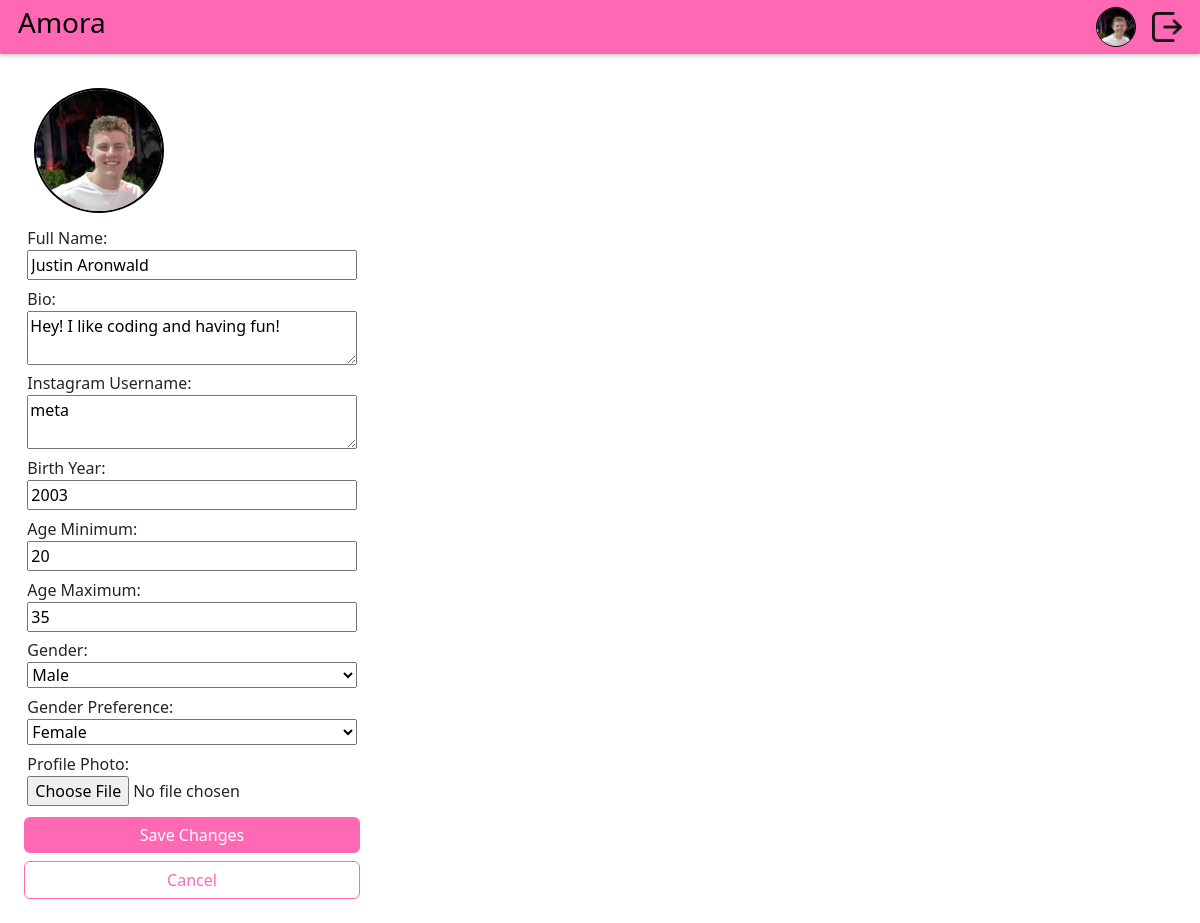
Screenshot of /editProfile (signed in) with the database file from the repository.
### DatingApp/model.py (models this page shows)
class Profile(db.Model):
    id: Mapped[int] = mapped_column(primary_key=True)
    user_id: Mapped[int] = mapped_column(ForeignKey("user.id"), unique=True)
    user: Mapped["User"] = relationship(
        back_populates="profile",
        single_parent=True,
    )
    fullname: Mapped[str] = mapped_column(String(128))
    bio: Mapped[Optional[str]] = mapped_column(Text)
    instagram_username: Mapped[Optional[str]] = mapped_column(String(64))
    birth_year: Mapped[Optional[int]] = mapped_column(Integer)
    age_minimum: Mapped[Optional[int]] = mapped_column(Integer)
    age_maximum: Mapped[Optional[int]] = mapped_column(Integer)
    gender: Mapped[Optional[str]] = mapped_column(String(16))
    genderPreference: Mapped[Optional[str]] = mapped_column(String(16))
    photo_id: Mapped[Optional[int]] = mapped_column(ForeignKey("photo.id"))
    photo: Mapped[Optional["Photo"]] = relationship(back_populates="profile")

### DatingApp/main.py (the view)
@bp.route("/editProfile", methods=["GET"])
@flask_login.login_required
def editProfile():
    return render_template("main/editProfile.html", user=flask_login.current_user)

### DatingApp/__init__.py (called while the page is built)
def create_app(test_config=None):
    app = Flask(__name__)
    app.config["SECRET_KEY"] = "93220d9b340cf9a6c39bac99cce7daf220167498f91fa"
    app.config["SQLALCHEMY_DATABASE_URI"] = "sqlite:///DatingApp.db"
    login_manager = LoginManager()
    login_manager.login_view = 'auth.login'
    login_manager.init_app(app)
    from . import model
    @login_manager.user_loader
    def load_user(user_id):
        return db.session.get(model.User, int(user_id))
    db.init_app(app)
    from . import main
    from . import auth
    app.register_blueprint(main.bp)
    app.register_blueprint(auth.bp)
    return app

### DatingApp/templates/main/editProfile.html (shortened to what this page needs)
{% extends 'base.html' %}
{% block content %}
<form method="post" action="/editProfile" enctype="multipart/form-data">
    <div class="editProfileContainer">
        <div class="pfp">
            {% if user.profile.photo %}
                <img src="{{ url_for('static', filename='photos/photo-' ~ user.profile.photo.id ~ '.' ~ user.profile.photo.file_extension) }}" alt="Profile photo">
            {% else %}
                <img src="{{ url_for('static', filename='photos/defaultPfp.jpg') }}" alt="Default profile photo">
            {% endif %}
        </div>
        <div class="editProfileElement">
            <label for="name">Full Name:</label>
            <input type="text" id="name" name="name" value="{{ user.profile.fullname }}" required>
        </div>
        <div class="editProfileElement">
            <label for="bio">Bio:</label>
            <textarea id="bio" placeholder="Hi, my name is..." name="bio">{{ user.profile.bio }}</textarea>
        </div>
        <div class="editProfileElement">
            <label for="ig">Instagram Username:</label>
            <textarea id = "ig" placeholder="john_snow" name="ig">{{ user.profile.instagram_username }}</textarea>
        </div>
        <div class="editProfileElement">
            <label for="birth_year">Birth Year:</label>
            <input type="number" id="birth_year" name="birth_year" min="1924" max="2024" placeholder="e.g, 1990" value="{{ user.profile.birth_year }}" required>
        </div>
        <div class="editProfileElement">
            <label for="age_minimum">Age Minimum:</label>
            <input type="number" id="age_minimum" name="age_minimum" min="18" max="100" value="{{ user.profile.age_minimum }}" required>
        </div>
        <div class="editProfileElement">
            <label for="age_maximum">Age Maximum:</label>
            <input type="number" id="age_maximum" name="age_maximum" min="18" max="100" value="{{ user.profile.age_maximum }}" required>
        </div>
        <div class="editProfileElement">
            <label for="gender">Gender:</label>
            <select id="gender" name="gender" required>
                <option value="male" {% if user.profile.gender == 'male' %}selected{% endif %}>Male</option>
            </select>
        </div>
        <div class="editProfileElement">
            <label for="genderPreference">Gender Preference:</label>
            <select id="genderPreference" name="genderPreference" required>
                <option value="female" {% if user.profile.genderPreference == 'female' %}selected{% endif %}>Female</option>
            </select>
        </div>
        <div class="editProfileElement">
            <label for="photo_id">Profile Photo:</label>
            <input type="file" id="photo_id" name="photo_id" accept="image/jpeg,image/png">
        </div>
        <button type="submit" class="btn btn-success mt-2" style="background-color: #ff69b4; border: none; width: 100%" >Save Changes</button>
        <a href="{{ url_for('main.profile', user_id=current_user.id) }}" id="saveChangesBtn" class="btn btn-outline-primary mt-2" style="border-color: #ff69b4; width: 100%" role="button">Cancel</a>
    </div>
</form>
{% endblock %}

### DatingApp/static/DatingApp.css (style rules this page uses)
body { background: #f2f3f5; }
.editProfileContainer { display: flex; flex-direction: column; width: 30%; margin: 1% 1%; padding: 1% 1%; }
.editProfileElement { display: flex; flex-direction: column; margin: 1% 1%; }
.pfp { display: flex; justify-content: center; align-items: center; margin: 10px; width: 130px; height: 125px; }
.pfp img { border-radius: 50%; width: 100%; height: 100%; object-fit: cover; border: 2px solid #000; }
#saveChangesBtn { color: #ff69b4; cursor: pointer; border-color: #ff69b4; }

### rows the page displays
Profile: name "Justin Aronwald", bio "Hey! I like coding and having fun!", ig "meta", birth_year "2003", age_minimum "20", age_maximum "35", gender "Male", genderPreference "Female"
